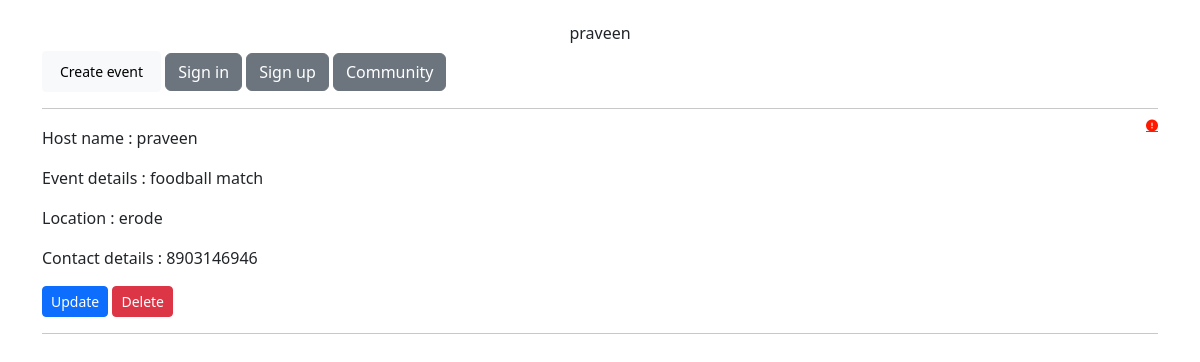
The app's page / (signed in) with its own data.
### event_app/models.py (models this page shows, shortened)
class event_info(models.Model):
    Host_name = models.ForeignKey(User, on_delete=models.CASCADE, default='')
    Event_details = models.CharField(max_length=500, default="")
    Location = models.CharField(max_length=500)
    Contact_details = models.CharField(max_length=500)

### event_app/views.py (the view)
# urls.py: 2. Add a URL to urlpatterns:  path('', views.home, name='home')
def home(request):
    events = event_info.objects.all()
    user = request.user
    return render(request, 'event/index.html', {
        'user' : user,
        'events' : events,
    })

### event_app/templates/event/index.html (shortened to what this page needs)
{% extends "event/base.html" %}
{% block body %}
    <div class="container">
        <br>
        {% if user.is_authenticated %}
            <h6 class="text-center">{{ user }}</h6>
            <button class="btn btn-light btn-sm">
                <a href="{% url 'event:create_event' %}" class="btn btn-light btn-sm">Create event</a>
            </button>
        {% endif %}
        <a href="{% url 'event:signin' %}" class="btn btn-secondary">Sign in</a>
        <a href="{% url 'event:signup' %}" class="btn btn-secondary">Sign up</a>
        <a href="{% url 'event:community' %}" class="btn btn-secondary">Community</a>
        <hr>
        {% if user.is_authenticated %}
            {% for event in events %}
                <a href="{% url 'event:report' event.id %}" class="d-flex justify-content-end"><i class="fa-solid fa-circle-exclamation fa-xs" style="color: #ff1900;"></i></a>
                <p>Host name : {{ event.Host_name }}</p>
                <p>Event details : {{ event.Event_details }}</p>
                <p>Location : {{ event.Location }}</p>
                <p>Contact details : {{ event.Contact_details }}</p>
                {% if user == event.Host_name %}
                    <a href="{% url 'event:update_event' event.id %}" class="btn btn-primary btn-sm">Update</a>
                    <a href="{% url 'event:delete_event' event.id %}" class="btn btn-danger btn-sm">Delete</a>
                {% endif %}
                <hr>
            {% endfor %}
        {% else %}
            <h1>Sign in to continue</h1>
        {% endif %}
    </div>
{% endblock  %}

### records on screen
event_info: Host_name "praveen", Event_details "foodball match", Location "erode", Contact_details "8903146946", shows "Update"

### other values on screen
{{ user }} "praveen"
